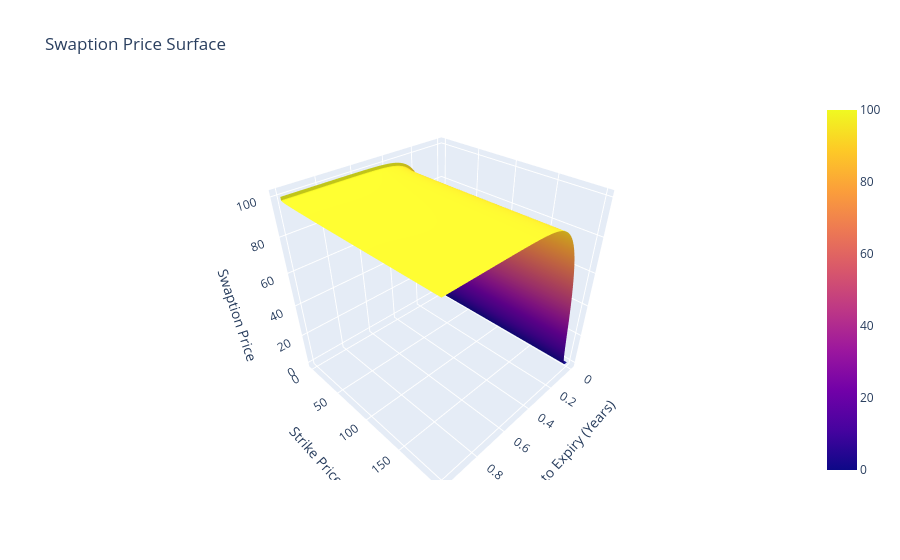

Notebook cell for this chart:
### Code cell
model.eval()
with torch.no_grad():
    tau = torch.linspace(0, T, 100, device=DEV)
    x = torch.linspace(X_MIN, X_MAX, 100, device=DEV)
    t = (1-tau)*T
    s = STRIKE * torch.exp(x)
    tau, x = torch.meshgrid(tau, x, indexing="ij")

    x = torch.stack([tau.reshape(-1), x.reshape(-1)], dim=1)
    u = model(x).reshape(tau.shape)
    v = u*STRIKE

fig = go.Figure(data=[go.Surface(z=v.cpu().numpy(), x=t.cpu().numpy(), y=s.cpu().numpy())])
fig.update_layout(title='Swaption Price Surface', scene=dict(
    xaxis_title='Time to Expiry (Years)',
    yaxis_title='Strike Price',
    zaxis_title='Swaption Price'
))
fig.show()
